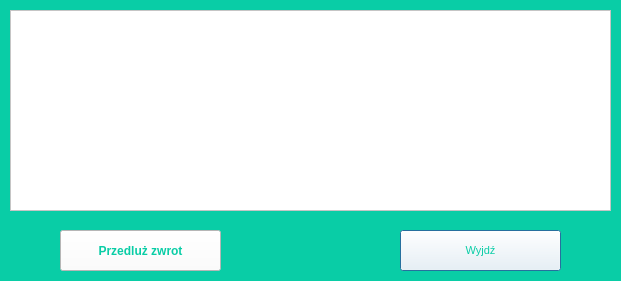
<?xml version="1.0" encoding="UTF-8"?>
<ui version="4.0">
 <class>wypozyczoneKsiazki</class>
 <widget class="QDialog" name="wypozyczoneKsiazki">
  <property name="geometry">
   <rect>
    <x>0</x>
    <y>0</y>
    <width>621</width>
    <height>281</height>
   </rect>
  </property>
  <property name="windowTitle">
   <string>Wypożyczone książki</string>
  </property>
  <property name="styleSheet">
   <string notr="true">background-color: rgb(9, 205, 166);</string>
  </property>
  <widget class="QPushButton" name="przyciskWyjdz">
   <property name="geometry">
    <rect>
     <x>400</x>
     <y>230</y>
     <width>161</width>
     <height>41</height>
    </rect>
   </property>
   <property name="font">
    <font>
     <family>MS Shell Dlg 2</family>
     <pointsize>8</pointsize>
     <weight>9</weight>
     <italic>false</italic>
     <bold>false</bold>
    </font>
   </property>
   <property name="styleSheet">
    <string notr="true">background-color: rgb(255, 255, 255);
color: rgb(9, 205, 166);
font: 75 8pt &quot;MS Shell Dlg 2&quot;;</string>
   </property>
   <property name="text">
    <string>Wyjdź</string>
   </property>
  </widget>
  <widget class="QPushButton" name="PrzyciskPrzedluzZwrot">
   <property name="geometry">
    <rect>
     <x>60</x>
     <y>230</y>
     <width>161</width>
     <height>41</height>
    </rect>
   </property>
   <property name="font">
    <font>
     <weight>75</weight>
     <bold>true</bold>
    </font>
   </property>
   <property name="styleSheet">
    <string notr="true">background-color: rgb(255, 255, 255);
color: rgb(9, 205, 166);</string>
   </property>
   <property name="text">
    <string>Przedluż zwrot</string>
   </property>
  </widget>
  <widget class="QListWidget" name="listaWypozyczonychKsiazek">
   <property name="geometry">
    <rect>
     <x>10</x>
     <y>10</y>
     <width>601</width>
     <height>201</height>
    </rect>
   </property>
   <property name="styleSheet">
    <string notr="true">background-color: rgb(255, 255, 255);</string>
   </property>
  </widget>
 </widget>
 <resources/>
 <connections/>
</ui>
